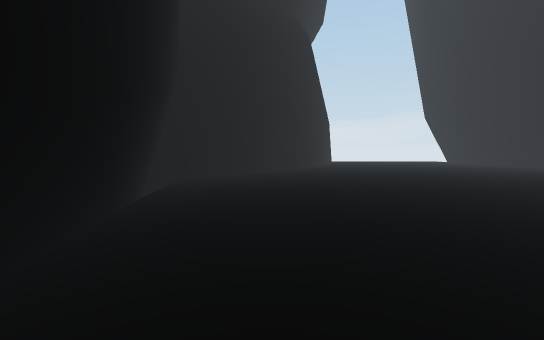
[1] (above)

17 first-person views from a walk through a scene from a Unity 3-D project. The camera is 1.4 m above the floor, tilts 4° down and sees 90° across. The floor is counted in squares, 2 m on a side. Each view is taken from the middle of a square. On the plan, view 1 faces up. The plan holds only what a view shows up to about 9 squares ahead; the rest is blank. The place goes on beyond the plan.

[2]
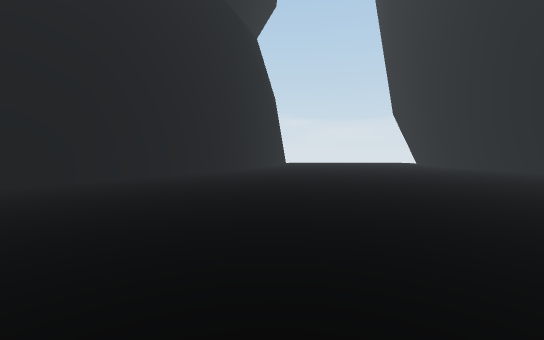

[3]
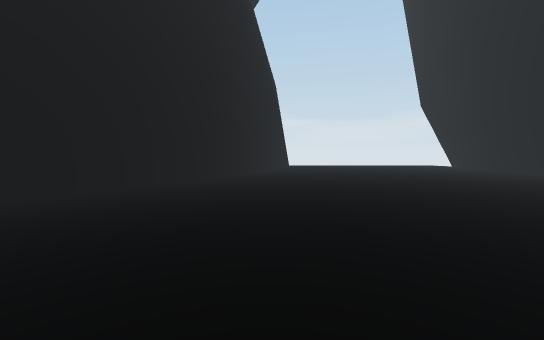

[4]
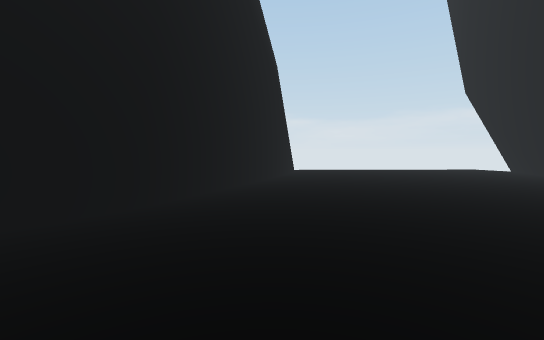

[5]
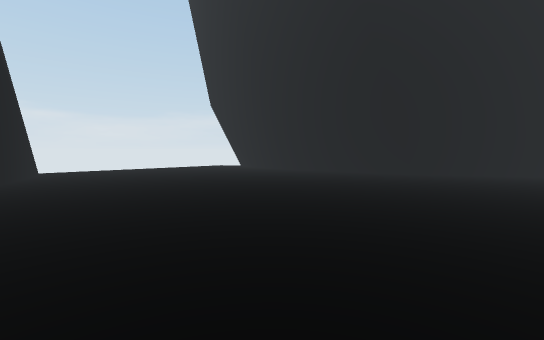

[6]
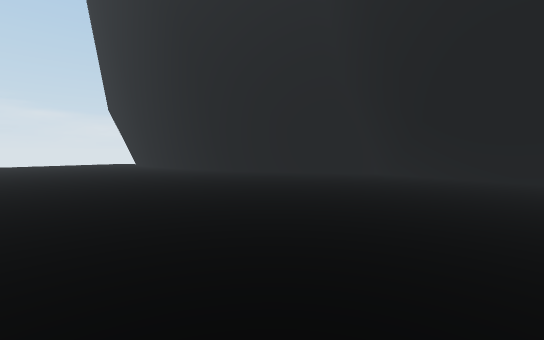

[7]
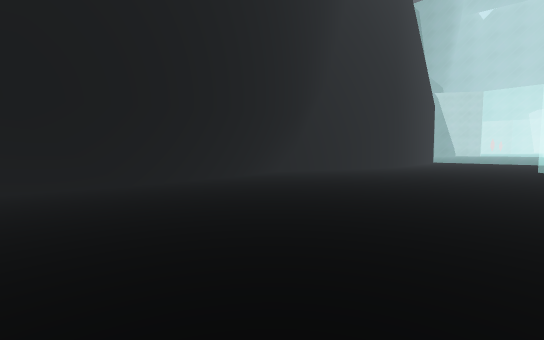

[8]
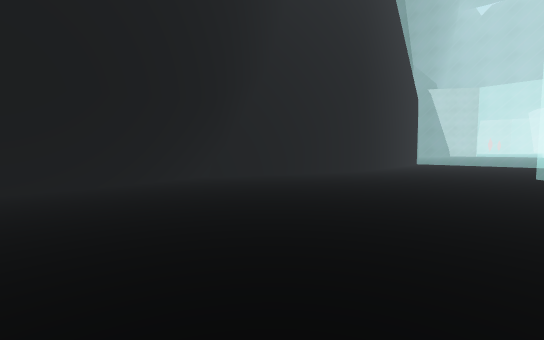

[9]
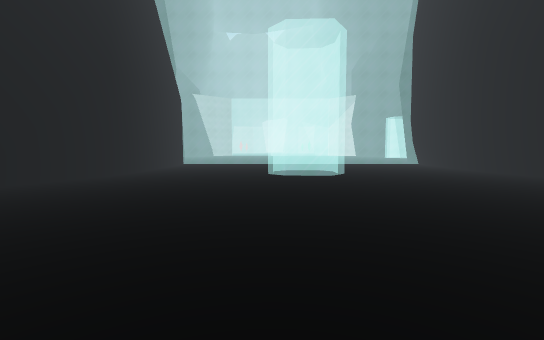

[10]
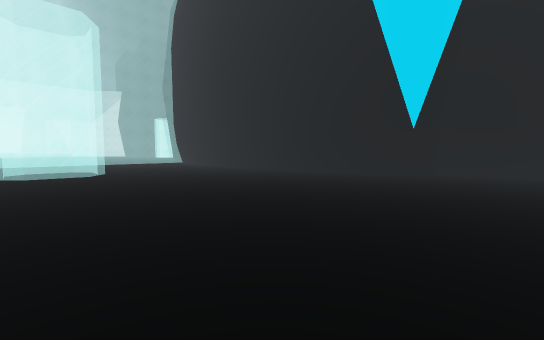

[11]
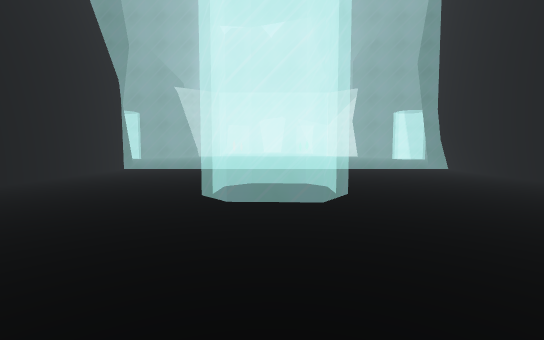

[12]
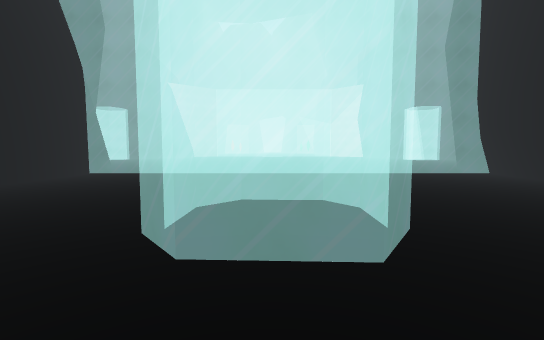

[13]
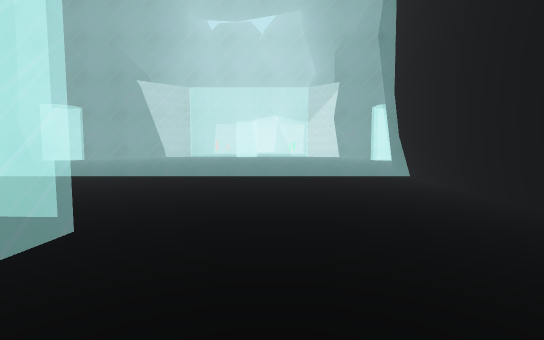

[14]
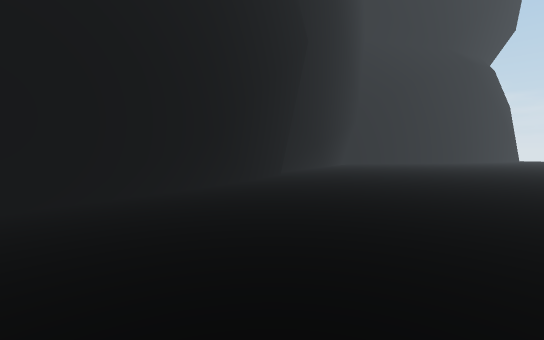

[15]
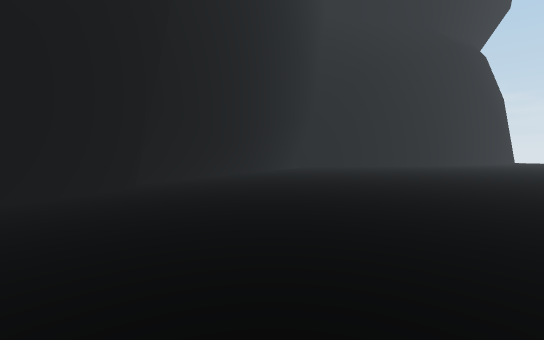

[16]
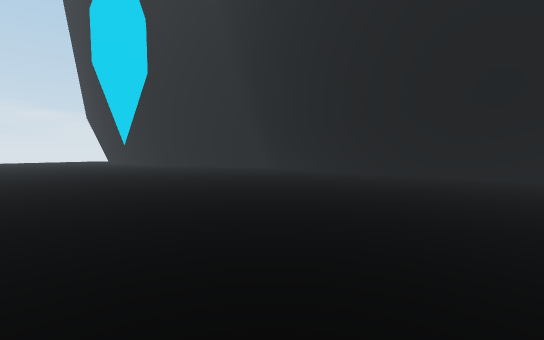

[17]
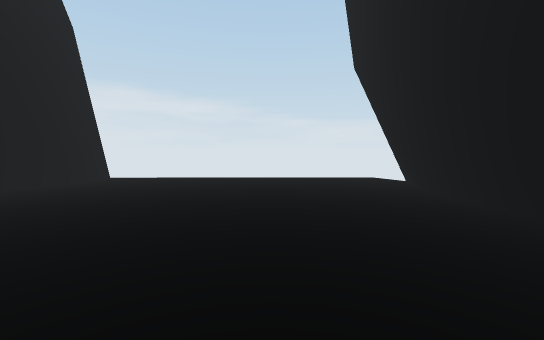

### Floor plan
Key: @ floor where view 1 was taken; # wall or solid block; . floor; = window, fence, low wall or low ledge.
Columns run from 3 left of view 1 to 14 right of it. Each row starts with its distance up from view 1.
 18       #  .....
 17       #.......#
 16       #.......#
 15      ##.......#
 14      #........#
 13     ##........#
 12     #.........#
 11    ##.........##
 10   ##...........#
  9   #............##
  8  ##.............#
  7 ##..............##
  6 #................#
  5 ##...............#
  4  #...............#
  3  #...............#
  2  #...............#
  1  ##.......#......#
  0   #@.............#
 -1   #..............#
 -2   ##.............#
 -3    #.............#
 -4    #.............#
 -5    #.............#
 -6    #............##
 -7    ##...........#
 -8     #....===....#
 -9     #....=.=....#
-10     #.....=.....#
-11     #...........#
-12    ##...........#
-13    #............#
-14    #............#
-15    #============#
-16    #............

Positions as (right, up) in squares from view 1, and headings:
1: (0, 0), facing up
2: (3, 2), facing up
3: (3, 5), facing up
4: (3, 8), facing up
5: (3, 7), facing up-right
6: (6, 2), facing up-right
7: (8, 4), facing down-right
8: (8, 1), facing down-right
9: (8, 0), facing down
10: (8, 1), facing down-left
11: (7, -4), facing down
12: (7, -6), facing down
13: (4, -7), facing down
14: (5, -7), facing up-left
15: (5, -3), facing up-left
16: (6, -3), facing up-right
17: (8, 11), facing up
